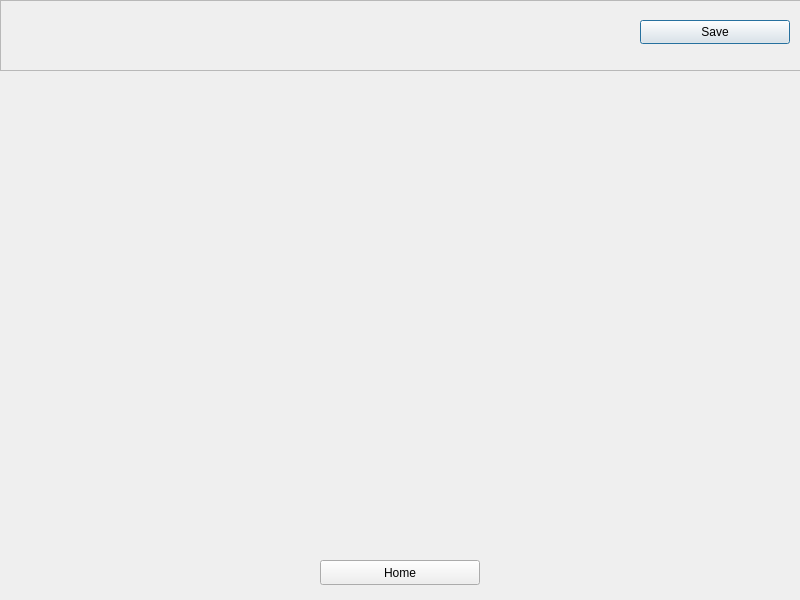
<?xml version="1.0" encoding="UTF-8"?>
<ui version="4.0">
 <class>functionWindow</class>
 <widget class="QDialog" name="functionWindow">
  <property name="geometry">
   <rect>
    <x>0</x>
    <y>0</y>
    <width>800</width>
    <height>600</height>
   </rect>
  </property>
  <property name="minimumSize">
   <size>
    <width>800</width>
    <height>600</height>
   </size>
  </property>
  <property name="maximumSize">
   <size>
    <width>800</width>
    <height>600</height>
   </size>
  </property>
  <property name="windowTitle">
   <string>Dialog</string>
  </property>
  <widget class="QStackedWidget" name="sWFuncWindow">
   <property name="geometry">
    <rect>
     <x>0</x>
     <y>0</y>
     <width>801</width>
     <height>601</height>
    </rect>
   </property>
   <widget class="QWidget" name="graphViewer">
    <widget class="QFrame" name="frameFuncWindowBar">
     <property name="geometry">
      <rect>
       <x>0</x>
       <y>0</y>
       <width>801</width>
       <height>71</height>
      </rect>
     </property>
     <property name="frameShape">
      <enum>QFrame::Shape::StyledPanel</enum>
     </property>
     <property name="frameShadow">
      <enum>QFrame::Shadow::Raised</enum>
     </property>
     <widget class="QWidget" name="verticalLayoutWidget">
      <property name="geometry">
       <rect>
        <x>0</x>
        <y>0</y>
        <width>631</width>
        <height>71</height>
       </rect>
      </property>
      <layout class="QVBoxLayout" name="lytfuncWindowBar"/>
     </widget>
     <widget class="QPushButton" name="btnFuncSWindowave">
      <property name="geometry">
       <rect>
        <x>640</x>
        <y>20</y>
        <width>150</width>
        <height>24</height>
       </rect>
      </property>
      <property name="text">
       <string>Save</string>
      </property>
     </widget>
    </widget>
    <widget class="QWidget" name="gridLayoutWidget">
     <property name="geometry">
      <rect>
       <x>70</x>
       <y>90</y>
       <width>661</width>
       <height>451</height>
      </rect>
     </property>
     <layout class="QGridLayout" name="lytFuncWindowCanvas"/>
    </widget>
    <widget class="QPushButton" name="btnFuncWindowHome">
     <property name="geometry">
      <rect>
       <x>320</x>
       <y>560</y>
       <width>160</width>
       <height>25</height>
      </rect>
     </property>
     <property name="text">
      <string>Home</string>
     </property>
    </widget>
   </widget>
   <widget class="QWidget" name="twoDimGraph"/>
   <widget class="QWidget" name="threeDimGraph"/>
   <widget class="QWidget" name="implicitGraph"/>
  </widget>
 </widget>
 <resources/>
 <connections/>
</ui>
